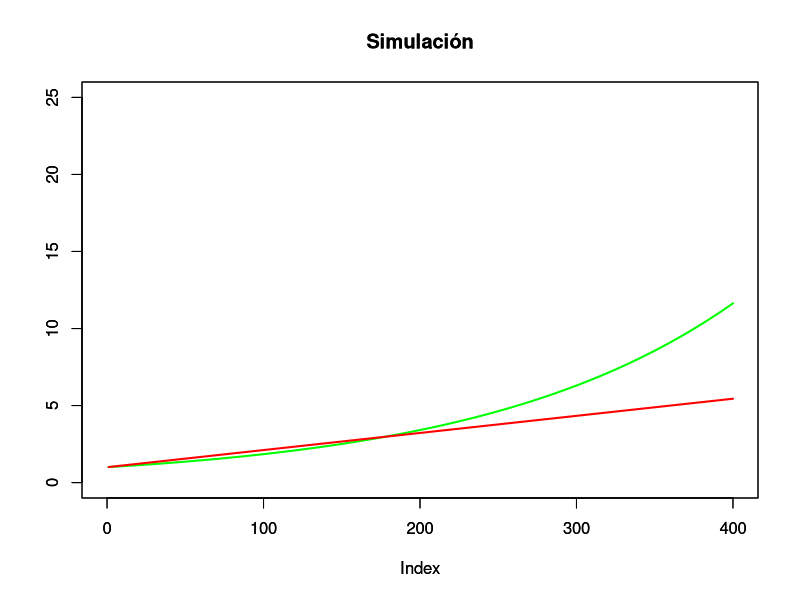
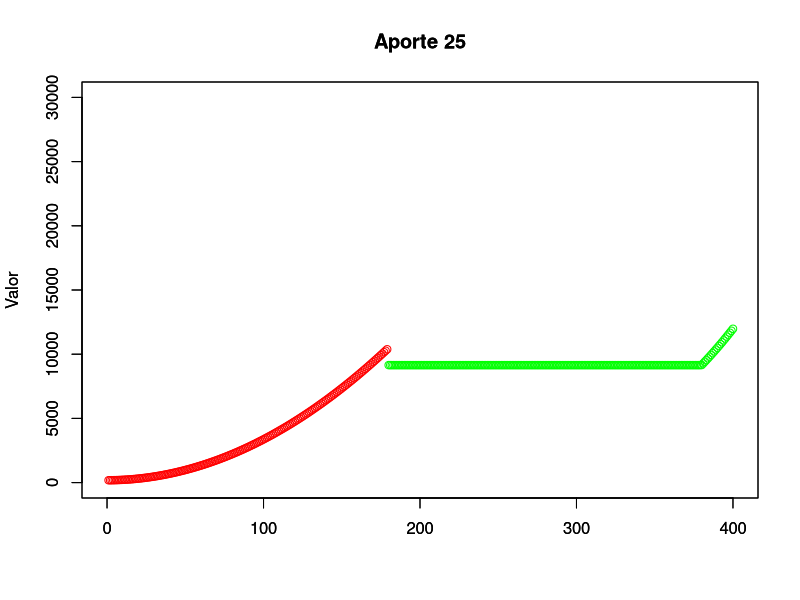

Here is the R script that generated these plots, in order:
################################################
#######     Responsabilidad Patronal     #######
################################################

prod <- function(ta, pij, k){
     mult<-1
     for(j in 1:k){
          mult <- mult*((1+pij)*(1+ta))^(1/12)
     }
     return(mult)
}

simprod <- function(ta, pij, t){
     vec <- vector(length=t)
     for(k in 1:t){
          vec[k] <- prod(ta, pij, k)
     }
     return(vec)
}

simmul <- function(ta, mc, t){
     vec <- vector(length=t)
     for(k in 1:t){
          vec[k] <- (1+(k*(ta+mc)/12))
     }
     return(vec)
}

ind <- function(ta, pij, mc, t){
     val <- ifelse(simprod(ta, pij, t) - simmul(ta, mc, t)>0,1,0)
     return(val)
}

# Simulacion

plot(simprod(0.04, 0.035, 400), col="green", ylim=c(0,25), xlim=c(0,400), type='l', lwd=2, main="Simulación", ylab='')
par(new=TRUE)
plot(simmul(0.04, 0.0933, 400), col="red", ylim=c(0,25), xlim=c(0,400), type='l', lwd=2, main="Simulación", ylab='')

## Responsabilidad

ResPat <- function(xt,t){
     val <- rep(xt, t)*simprod(0.04, 0.035, t)*ind(0.04, 0.035, 0.0933, t) - rep(xt, t)*simmul(0.04, 0.0933, t)*ind(0.04, 0.035, 0.0933, t)
     return(max(sum(val), 25*366))
}

# Simulacion - Aporte promedio 25 usd - mayor a 180 meses
Rsup <- sapply(seq(180,400), function(i){ResPat(25,i)})

Res <- function(xt, t){
     sxt <- xt*t
     r <- 2*(0.0764/12)
     res <- t*sxt*r + 0.5*(366)
     return(res)
}

# Simulacion - Aporte promedio 25 usd - menor a 180 meses

Rinf <- sapply(seq(1,179), function(i){Res(25,i)})

# Curvas pagos
plot(cbind(seq(180,400), Rsup), xlim=c(0,400), ylim=c(0,30000), ylab='Valor', col="green", main='Aporte 25')
par(new=TRUE)
plot(cbind(seq(1,179), Rinf), xlim=c(0,400), ylim=c(0,30000), ylab='Valor', col="red", main='Aporte 25')
